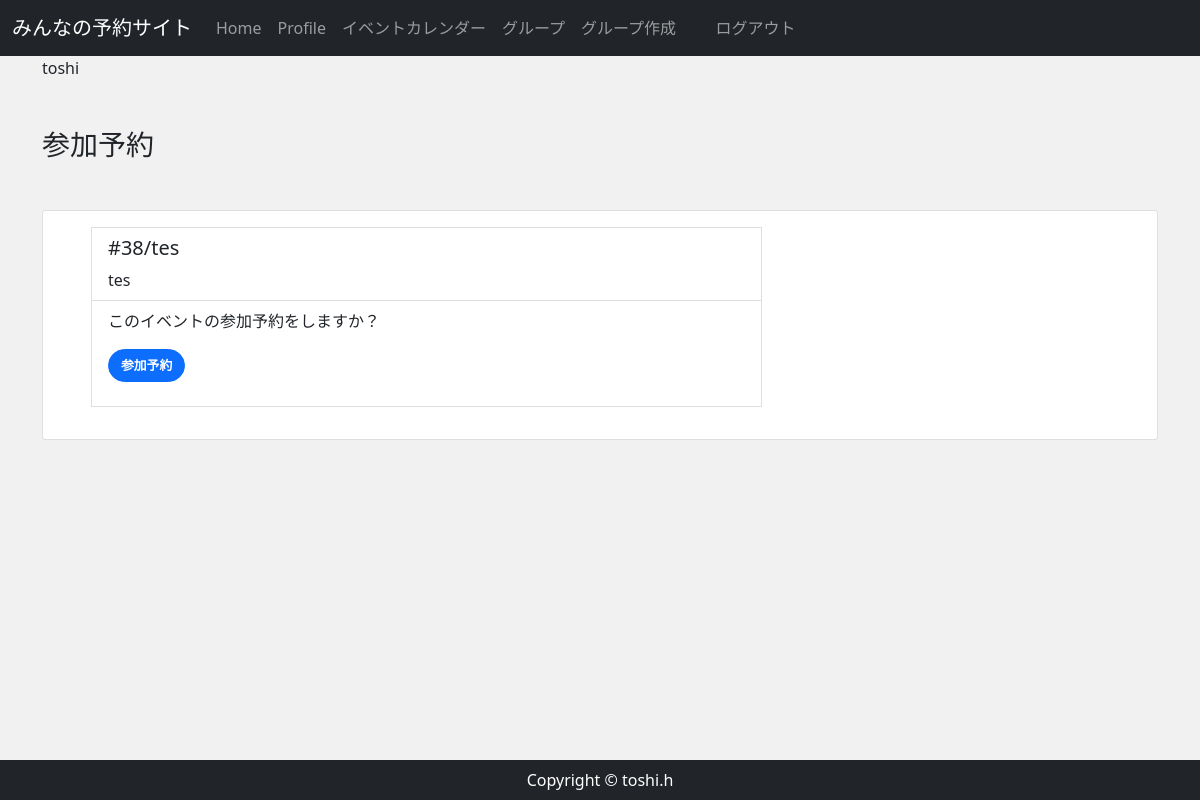
Page /event_join/38/ (signed in) on the committed database.
### accounts/models.py (models this page shows, shortened)
class CustomUser(AbstractBaseUser, PermissionsMixin):
    email = models.EmailField(
        verbose_name='email',
        max_length=255,
        unique=True,
        )
    first_name = models.CharField('名', max_length=150)
    last_name = models.CharField('姓', max_length=150)
    nickname = models.CharField('ニックネーム', max_length=150,  null=True, blank=True)
    active = models.BooleanField(default=True)
    staff = models.BooleanField(default=False) #staffかどうか
    admin = models.BooleanField(default=False)
    objects = UserManager()
    EMAIL_FIELD = 'email'
    USERNAME_FIELD = 'email'
    REQUIRED_FIELDS = []
    @property
    def is_active(self):
        return self.active
    class Meta(AbstractBaseUser.Meta):
        db_table = 'custom_user'

### reservation/models.py (models this page shows, shortened)
class Event(models.Model):
    event_title = models.CharField(max_length=150)
    event_detail = models.TextField()
    group = models.ForeignKey(Group,  on_delete=models.CASCADE, related_name="group_event")
    event_date = models.DateField()
    start_time = models.TimeField()
    end_time = models.TimeField()

### reservation/views.py (the view, shortened to what this page needs)
# urls.py: path('event_join/<int:pk>/', views.EventJoinView.as_view(), name='event_join'), #イベント予約
class EventJoinView(LoginMixinView): #イベント予約
    model=Event
    def get(self, request, *args, **kwargs):
        event = Event.objects.get(id=self.kwargs['pk'])
        group_data = Group.objects.get(id=event.group.id)
        member_data = ApprovedMember.objects.filter(
            group = group_data, approved=True)
        names = [data.member for data in member_data]
        if not request.user in names:
            return HttpResponse(
                '<h1>%sさんは%sの予約権限がありません</h1>\n<p>member申請し承認をもらってください</p>' % (request.user.nickname, group_data.group_name ))
        return render(request, 'reservation/event_join.html',{
            'event': event,
        })

### reservation/templates/reservation/event_join.html (shortened to what this page needs)
{% extends 'reservation/base.html' %}
{% block content %}
    <div class="my-5">
        <h3>参加予約</h3>
    </div>
    <div class="card mb-3 col-lg-auto" style="">
        <div class="row no-gutters">
            <div class="col-md-8">
                <div class="card-body">
                <ul>
                    <li class="list-group-item">
                        <h5 class="card-title">#{{ event.id }}/{{ event.event_title }}</h5>
                        <p class="card-text">{{ event.event_detail }}</p>
                    </li>
                    <li class="list-group-item">
                    <form action="" method="POST">
                        <p>このイベントの参加予約をしますか？</p>
                        <p><button type="submit" class="btn btn-primary">参加予約 </button></p>
                    </form>
                    </li>
                </ul>
                </div>
            </div>
        </div>
    </div>
{% endblock %}

### reservation/templates/reservation/base.html (shortened to what this page needs)
{% load static %}
<!DOCTYPE html>
<html lang="ja">
<head>
    <link href="https://cdn.jsdelivr.net/npm/bootstrap@5.0.2/dist/css/bootstrap.min.css" rel="stylesheet">
    <link rel="stylesheet" href="{% static 'css/rsv_style.css' %}">
<nav class="navbar navbar-expand-lg bg-body-tertiary navbar-dark bg-dark" >
    <div class="container-fluid">
    <a class="navbar-brand" href="{% url 'home' %}">
    みんなの予約サイト
    </a>
    <div class="collapse navbar-collapse" id="navbarSupportedContent">
        <ul class="navbar-nav ml-auto">
        <li class="nav-item">
            <a class="nav-link" href="{% url 'home' %}">Home </a>
        </li>
        {% if user.is_authenticated %}
            <li class="nav-item">
                <a class="nav-link" href="{% url 'userprofile' user.pk %}">Profile</a>
            </li>
            <li class="nav-item">
                <a class="nav-link" href="{% url 'gp_event_cal' %}">イベントカレンダー </a>
            </li>
            <li class="nav-item">
                <a class="nav-link" href="{% url 'group' %}">グループ </a>
            </li>
            <li class="nav-item">
                <a class="nav-link" href="{% url 'group_new' %}">グループ作成 </a>
            </li>
            <li>
            <p>\t\t</p>
            </li>
            <li class="nav-item">
                <a class="nav-link" href="{% url 'account_logout' %}">ログアウト </a>
            </li>
        {% endif %}
        </ul>
    </div>
    </nav>
    <main>
        <div class="container">
            <p >{{user.nickname}}</p>
            {% block content %}
            {% endblock %}
        </div>
    </main>
    <footer class="py-2 bg-dark">
        <p class="m-0 text-center text-white">Copyright &copy; toshi.h</p>
    </footer>
</body>
</html>

### reservation/static/css/rsv_style.css (style rules this page uses)
* { margin: 0; padding: 0; box-sizing: border-box; }
main { flex: 1; }
.btn { font-size: 80%; border-radius: 5rem; font-weight: bold; }

### rows in the picture
CustomUser: nickname "toshi"
Event: id "38", event_title "tes", event_detail "tes"
